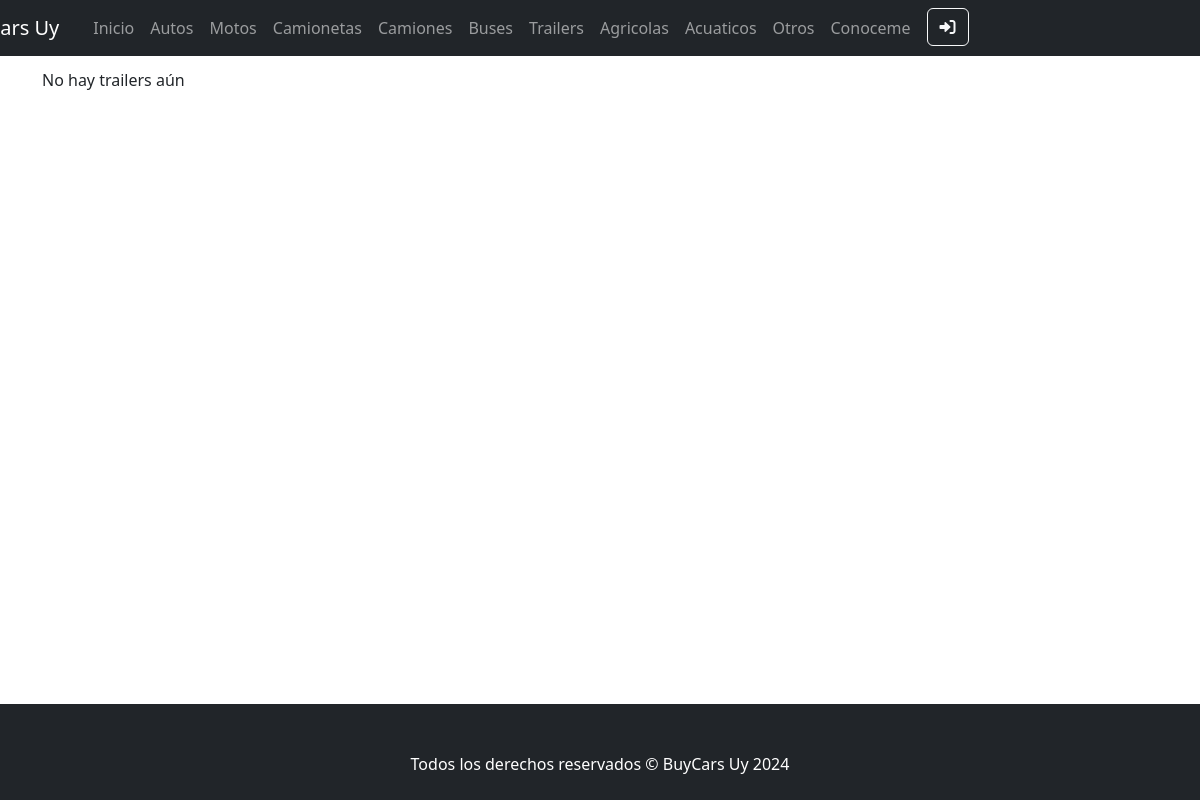
The app's page /App/vehiculos-lista/trailers, older data.
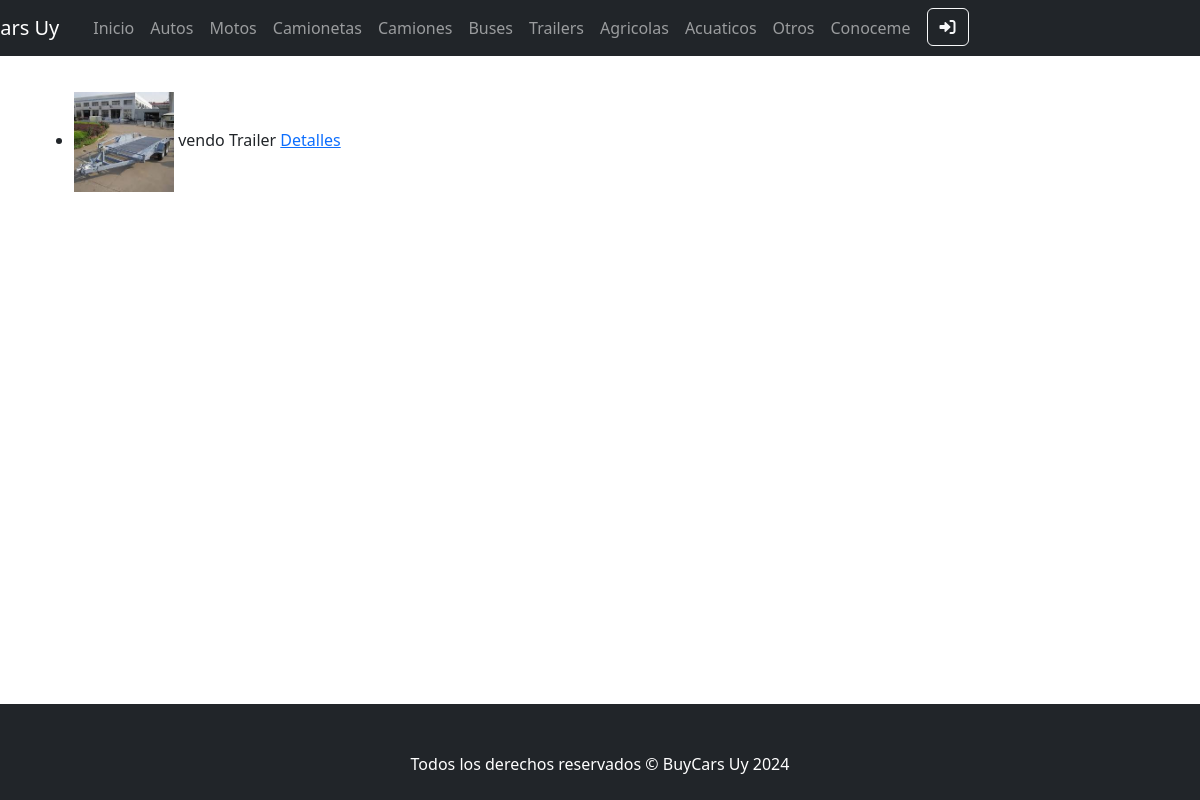
The same page, newer data.
### App/models.py (models this page shows, shortened)
class Vehiculo(models.Model):
    vehiculoSeleccion = (
    ('autos','Autos'),
    ('motos', 'Motos'),
    ('camionetas','Camionetas'),
    ('camiones','Camiones'),
    ('buses','Buses'),
    ('trailers','Trailers'),
    ('agricolas', 'Agricolas'),
    ('acuaticos', 'Acuaticos'),
    ('otro', 'Otro'),
    )
    vendedor = models.ForeignKey(User, on_delete=models.CASCADE, null=True, blank=True)
    titulo = models.CharField(max_length=200)
    tipo = models.CharField(max_length=15, choices=vehiculoSeleccion, default='autos')
    marca = models.CharField(max_length=40)
    modelo = models.CharField(max_length=40)
    anioFabricacion = models.IntegerField()
    precio = models.DecimalField(max_digits=10, decimal_places=2)
    descripcion = models.TextField(null=True, blank=True)
    fechaPublicacion = models.DateTimeField(auto_now_add=True)
    telefonoVendedor = models.CharField(max_length=20)
    emailVendedor = models.EmailField()
    imagen = models.ImageField(null=True, blank=True, upload_to="media/")
    kilometros = models.IntegerField(null=True, blank=True)
    class Meta:
        ordering = ['vendedor', '-fechaPublicacion']

### App/views.py (the view)
# urls.py: path('vehiculos-lista/<str:vehiculo>', views.vehiculos,name="Vehiculos"),
def vehiculos(req,vehiculo):
    vehiculos = Vehiculo.objects.filter(tipo__icontains=vehiculo)
    return render(req,f"{vehiculo}/{vehiculo}.html",{"vehiculos":vehiculos})

### App/templates/trailers/trailers.html (shortened to what this page needs)
{% extends "padre.html" %}
{% load static %}
{% block contenidoCambiable %}
{% if vehiculos %}
<ul>
    {% for trailer in vehiculos %}
    <br>
    <div style="display: flex; column-gap: 5px;">
      <li>
        {% if trailer.imagen %}
            <img src="{{trailer.imagen.url}}" alt="avatar" width="100px">
        {% endif %}
          {{trailer.titulo}}
        <a href="{% url 'VehiculoDetail' 'trailers' trailer.id %}"> Detalles </a>
      </li>
      </div>
    {% endfor %}
  </ul>
{% else %}
<p>No hay trailers aún</p>
{% endif %}
{% endblock contenidoCambiable%}

Row changes from the older to the newer data that the page shows:
added Vehiculo: imagen (picture), titulo "vendo Trailer"
Text that changed along with them:
text no longer shown: "No hay trailers aún"
